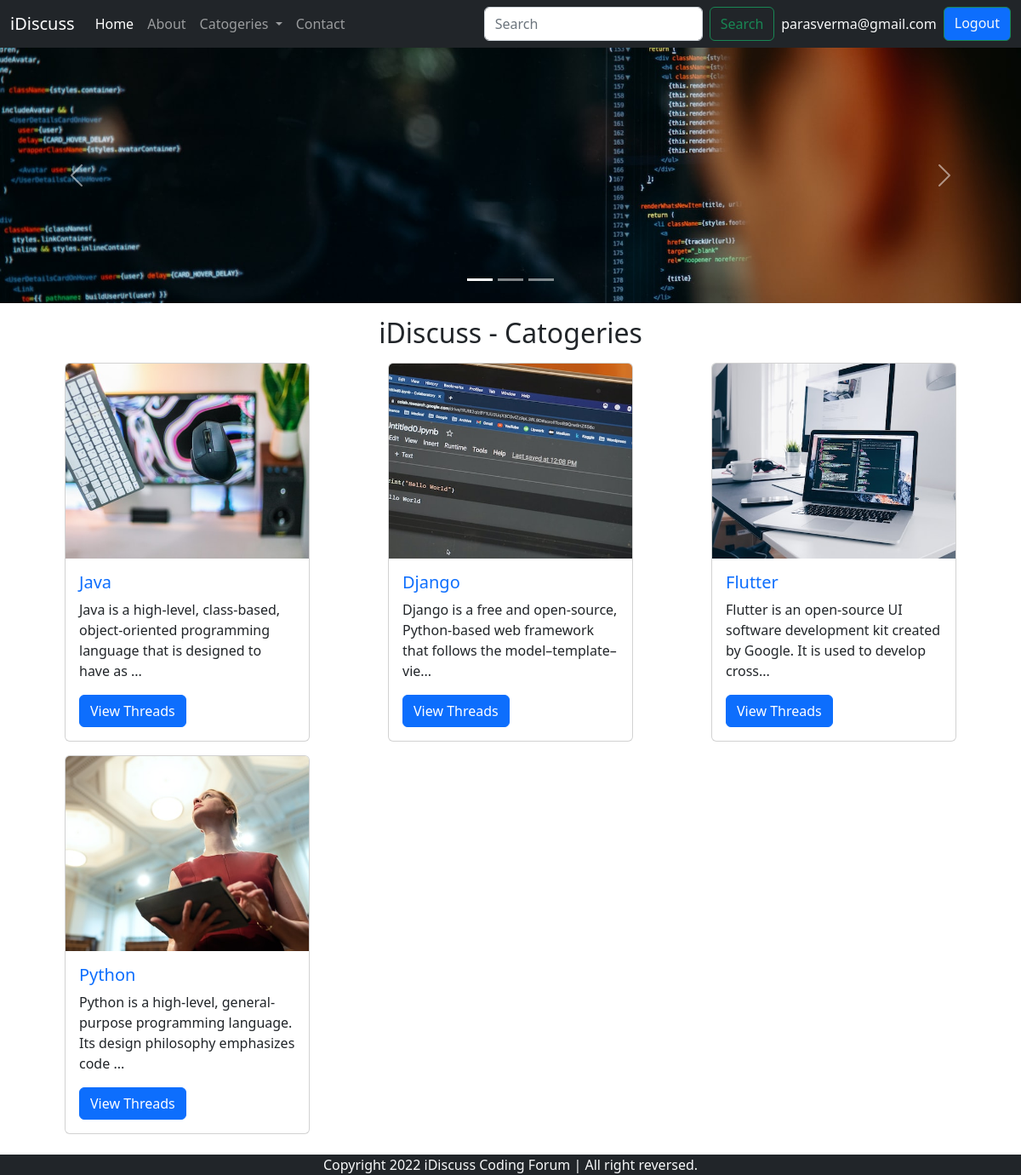
Page /index.php (signed in) on the committed database.
### tables this page shows
CREATE TABLE `categories` (
  `category_id` int(8) NOT NULL,
  `category_name` varchar(255) NOT NULL,
  `category_description` varchar(255) NOT NULL,
  `created` datetime NOT NULL DEFAULT current_timestamp()
);

### index.php (the view, shortened to what this page needs)
<!doctype html>
<html lang="en">
<head>
  <link href="https://cdn.jsdelivr.net/npm/bootstrap@5.2.0/dist/css/bootstrap.min.css" rel="stylesheet">
</head>
<body>
  <?php include 'partials/_dbconnect.php' ?>
  <?php include 'partials/_header.php' ?>
  <div id="carouselExampleIndicators" class="carousel slide" data-bs-ride="true">
  <div class="carousel-indicators">
    <button type="button" data-bs-target="#carouselExampleIndicators" data-bs-slide-to="0" class="active" aria-current="true" aria-label="Slide 1"></button>
    <button type="button" data-bs-target="#carouselExampleIndicators" data-bs-slide-to="1" aria-label="Slide 2"></button>
    <button type="button" data-bs-target="#carouselExampleIndicators" data-bs-slide-to="2" aria-label="Slide 3"></button>
  </div>
  <div class="carousel-inner">
    <div class="carousel-item active">
      <img src="images/img11.jpg" class="d-block w-100" alt="...">
    </div>
  </div>
  <button class="carousel-control-prev" type="button" data-bs-target="#carouselExampleIndicators" data-bs-slide="prev">
    <span class="carousel-control-prev-icon" aria-hidden="true"></span>
  </button>
  <button class="carousel-control-next" type="button" data-bs-target="#carouselExampleIndicators" data-bs-slide="next">
    <span class="carousel-control-next-icon" aria-hidden="true"></span>
  </button>
</div>
  <div class="container mx-auto my-3">
    <h2 class="text-center">iDiscuss - Catogeries</h2>
    <div class="row">
      <?php
        $sql = "SELECT * FROM `categories`";
        $result = mysqli_query($conn, $sql);
        while($row = mysqli_fetch_assoc($result)){
          $cat = $row['category_name'];
          $desc = $row['category_description'];
          $id = $row['category_id'];
          echo '<div class="col-md-4 my-2 d-flex justify-content-center align-items-center">
            <div class="card" style="width: 18rem;">
              <img src="images/img'. $id .'.jpg" class="card-img-top" alt="...">
              <div class="card-body">
                <h5 class="card-title"><a class="text-decoration-none" href="threadlist.php?catid='. $row['category_id'] .'">'. $cat. '</a></h5>
                <p class="card-text">' . substr($desc, 0, 100) . '...</p>
                <a href="threadlist.php?catid='. $row['category_id'].'" class="btn btn-primary">View Threads</a>
              </div>
            </div>
          </div>';
        }
      ?>
    </div>
  </div>
  <?php include 'partials/_footer.php' ?>
</body>
</html>

### rows in the picture
categories: shows a picture, category_name "Java", category_description "Java is a high-level, class-based, object-oriented programming language that is designed to have as"
categories: shows a picture, category_name "Django", category_description "Django is a free and open-source, Python-based web framework that follows the model–template–vie"
categories: shows a picture, category_name "Flutter", category_description "Flutter is an open-source UI software development kit created by Google. It is used to develop cross"
categories: shows a picture, category_name "Python", category_description "Python is a high-level, general-purpose programming language. Its design philosophy emphasizes code"

### other values in the picture
$_SESSION['userName'] "parasverma@gmail.com"
